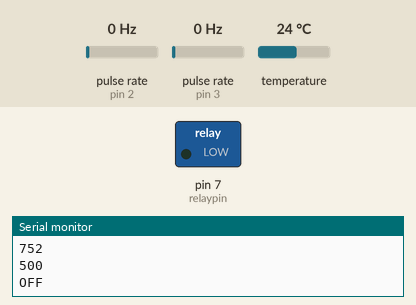
Simulated run of this sketch. Board: Arduino Uno, built with avr-gcc and run on an emulated ATmega328P. Parts: switched loads named in the sketch (green lamp = pin HIGH), the last lines printed to the serial monitor. Wiring (inferred from the names in the program): 2 × pulse sensor: data pin 2 / data pin 3. Inputs (shaded band) come from the test bench; at power-on: temperature 24 °C, pulse rate (sensors on pin 2, pin 3) 0 Hz.

Above: at 1.2 s.
1.3 s: temperature set to 9.7 °C
2.8 s: temperature set to 8.4 °C
At 4.0 s:
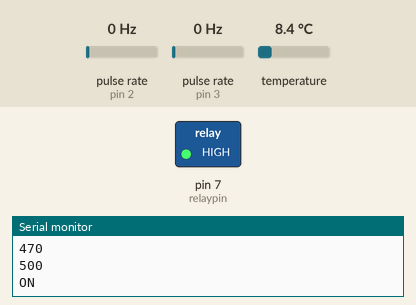
4.3 s: temperature set to 10.7 °C
5.8 s: temperature set to 11.5 °C
At 6.3 s:
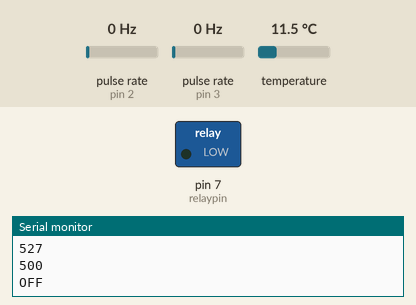
7.3 s: temperature set to 0 °C
At 8.1 s:
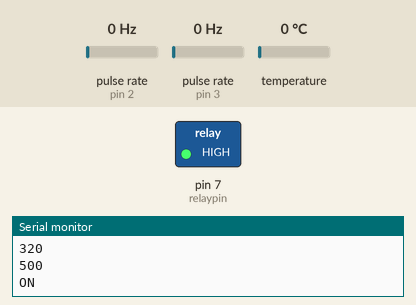
Timing chart, 0 to 9.8 s (numbered marks = the images above; inputs shaded):
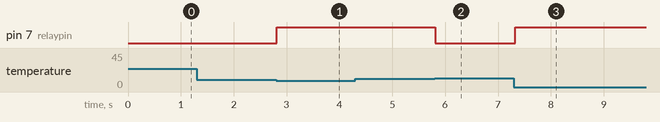

Measured:
- the behaviour switches between 9 and 8.9 °C on temperature (found by bisection; images 0 and 1)
- the behaviour switches between 11.1 and 11.2 °C on temperature (found by bisection; images 1 and 2)
- after the input at 2.8 s, pin 7 (relaypin): LOW → HIGH at once
- after the input at 5.8 s, pin 7 (relaypin): HIGH → LOW at once
- after the input at 7.3 s, pin 7 (relaypin): LOW → HIGH at once

The sketch:

internet_thermometer.ino
```cpp
#include <SoftwareSerial.h>
#include <OneWire.h>

SoftwareSerial Serial7Segment(9, 4); //RX pin, TX pin

int DS18S20_Pin = 5; //DS18S20 Signal pin on digital 2
OneWire ds(DS18S20_Pin);  // on digital pin 2
int temp_correction = 0;

int encoderPin1 = 2;
int encoderPin2 = 3;

volatile int lastEncoded = 0;
volatile long encoderValue = 0;

long lastencoderValue = 0;

int lastMSB = 0;
int lastLSB = 0;

int settemp = 500; // default set temp when started is 50 degrees
int swing = 20; // default swing is 2 degress up and down from set temp

int relaypin = 7;

unsigned long timechanged = 0;
unsigned long timeout = 2000; // two seconds

void setup() {
  Serial7Segment.begin(9600); //Talk to the Serial7Segment at 9600 bps
  Serial7Segment.write('v'); //Reset the display - this forces the cursor to return to the beginning of the display
  Serial.begin(9600);
  Serial7Segment.write(0x77);
  Serial7Segment.write(4);

  pinMode(relaypin, OUTPUT);

  pinMode(encoderPin1, INPUT);
  pinMode(encoderPin2, INPUT);

  attachInterrupt(0, updateEncoder, CHANGE);
  attachInterrupt(1, updateEncoder, CHANGE);
}

void loop()
{
  float temperature = getTemp();
  float farh = toFarh(temperature);

  int tempi = (int)(farh * 10) + (temp_correction * 10);
  Serial.println(tempi);
  Serial.println(settemp);

  unsigned long now = millis();
  if((now - timechanged) > timeout) {
     lcdPrint(tempi);
  } else {
     lcdPrint(settemp);
  }

  if(tempi < (settemp - swing)) {
     Serial.println("ON");
     digitalWrite(relaypin, HIGH);
  } else if( tempi > (settemp + swing)) {
     Serial.println("OFF");
     digitalWrite(relaypin, LOW);
  }

  delay(10);
}

void lcdPrint(int p) {
  char tempString[10]; //Used for sprintf
  sprintf(tempString, "%4d", p); //Convert deciSecond into a string that is right adjusted
  Serial7Segment.print(tempString); //Send serial string out the soft serial port to the S7S
}

float toFarh(float cel)
{
  return ((cel * 1.8) + 32.0);
}

float getTemp(){
  //returns the temperature from one DS18S20 in DEG Celsius

  byte data[12];
  byte addr[8];

  if ( !ds.search(addr)) {
      //no more sensors on chain, reset search
      ds.reset_search();
      return -1000;
  }

  if ( OneWire::crc8( addr, 7) != addr[7]) {
      Serial.println("CRC is not valid!");
      return -1000;
  }

  if ( addr[0] != 0x10 && addr[0] != 0x28) {
      Serial.print("Device is not recognized");
      return -1000;
  }

  ds.reset();
  ds.select(addr);
  ds.write(0x44,1); // start conversion, with parasite power on at the end

  byte present = ds.reset();
  ds.select(addr);
  ds.write(0xBE); // Read Scratchpad


  for (int i = 0; i < 9; i++) { // we need 9 bytes
    data[i] = ds.read();
  }

  ds.reset_search();

  byte MSB = data[1];
  byte LSB = data[0];

  float tempRead = ((MSB << 8) | LSB); //using two's compliment
  float TemperatureSum = tempRead / 16;

  return TemperatureSum;

}

void updateEncoder(){
  int MSB = digitalRead(encoderPin1); //MSB = most significant bit
  int LSB = digitalRead(encoderPin2); //LSB = least significant bit

  int encoded = (MSB << 1) |LSB; //converting the 2 pin value to single number
  int sum  = (lastEncoded << 2) | encoded; //adding it to the previous encoded value

  if(sum == 0b1101 || sum == 0b0100 || sum == 0b0010 || sum == 0b1011) encoderValue ++;
  if(sum == 0b1110 || sum == 0b0111 || sum == 0b0001 || sum == 0b1000) encoderValue --;

  if(encoderValue == 4) {
    settemp+=10;
    encoderValue = 0;
  } else if(encoderValue == -4) {
    settemp-=10;
    encoderValue = 0;
  }

  timechanged = millis();

  lastEncoded = encoded; //store this value for next time
}
```
